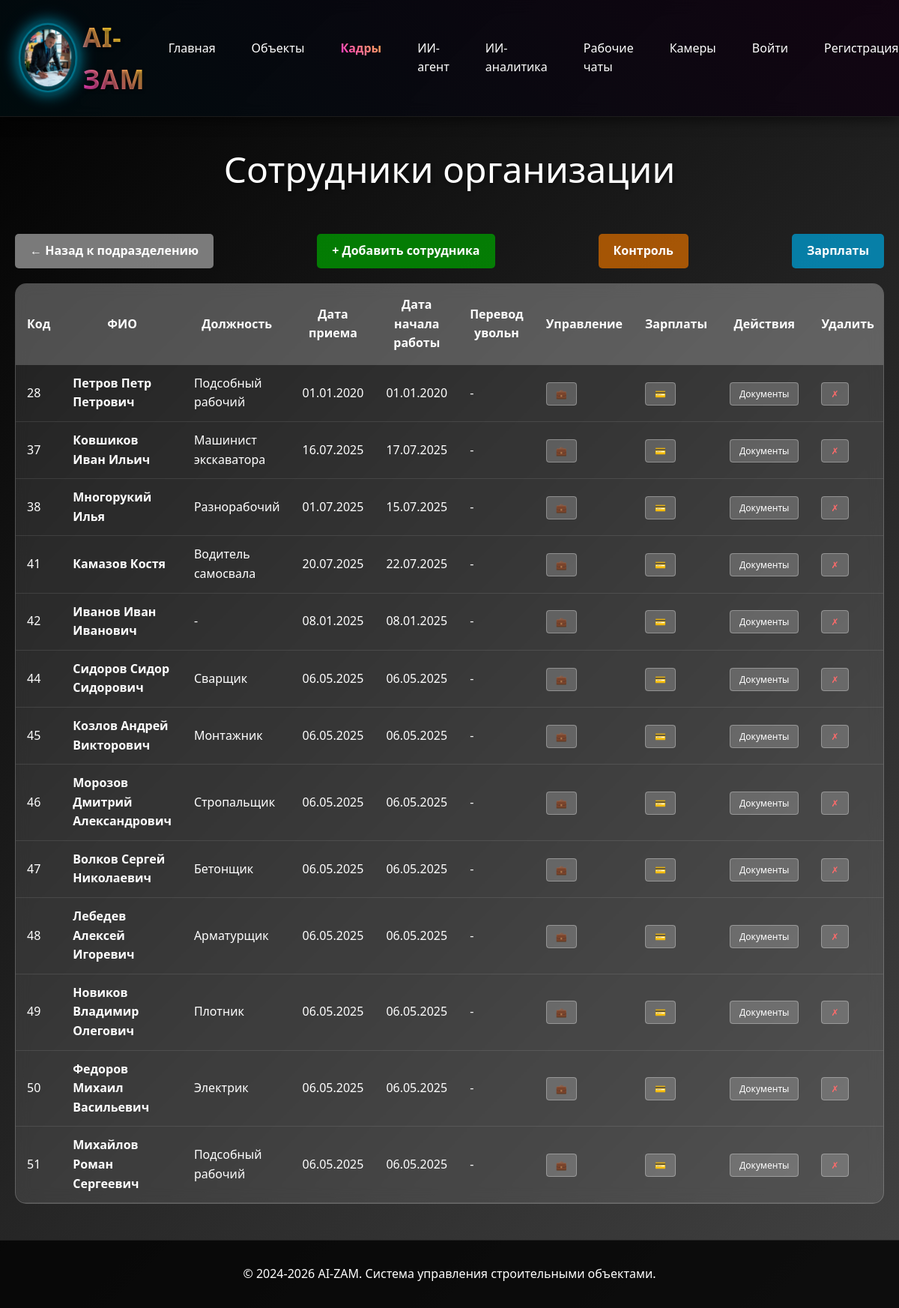
/sotrudniki/, run on the app's committed database.
### sotrudniki/models.py (models this page shows, shortened)
class Sotrudnik(models.Model):
    POL_CHOICES = [
        ('мужской', 'Мужской'),
        ('женский', 'Женский'),
    ]
    organizaciya = models.ForeignKey(
        Organizaciya,
        on_delete=models.CASCADE,
        verbose_name="Организация",
        related_name="sotrudniki",
        null=True,
        blank=True
    )
    fio = models.CharField(max_length=300, verbose_name="ФИО")
    data_rozhdeniya = models.DateField(verbose_name="Дата рождения")
    pol = models.CharField(
        max_length=10,
        choices=POL_CHOICES,
        verbose_name="Пол",
        null=True,
        blank=True
    )
    razmer_odezhdy = models.CharField(
        max_length=10,
        default="50-52",
        verbose_name="Размер одежды"
    )
    razmer_obuvi = models.CharField(
        max_length=5,
        default="43",
        verbose_name="Размер обуви"
    )
    razmer_golovnogo_ubora = models.CharField(
        max_length=5,
        default="55",
        verbose_name="Размер головного убора"
    )
    specialnost = models.ForeignKey(
        Specialnost,
        on_delete=models.SET_NULL,
        null=True,
        blank=True,
        verbose_name="Специальность"
    )
    podrazdelenie = models.ForeignKey(
        Podrazdelenie,
        on_delete=models.SET_NULL,
        null=True,
        blank=True,
        verbose_name="Подразделение"
    )
    data_priema = models.DateField(verbose_name="Дата приема")
    data_nachala_raboty = models.DateField(verbose_name="Дата начала работы")
    bazovoe_obuchenie = models.BooleanField(default=True, verbose_name="Базовое обучение")
    obuchenie_na_predpriyatii = models.BooleanField(default=True, verbose_name="Обучение на предприятии")
    med_osvidetelstvovanie = models.BooleanField(default=True, verbose_name="Мед.освидетельствование")
    dopusk_k_rabote = models.BooleanField(default=True, verbose_name="Допуск к работе")
    stazhirovka = models.BooleanField(default=True, verbose_name="Стажировка")
    siz = models.BooleanField(default=True, verbose_name="СИЗ")
    class Meta:
        verbose_name = "Сотрудник"
        verbose_name_plural = "Сотрудники"

class Specialnost(models.Model):
    nazvanie = models.CharField(max_length=200, verbose_name="Название специальности")
    kategoriya = models.CharField(max_length=200, verbose_name="Категория", null=True, blank=True)
    class Meta:
        verbose_name = "Специальность"
        verbose_name_plural = "Специальности"
    def __str__(self):
        return self.nazvanie

### sotrudniki/views.py (the view)
# urls.py: path('', views.sotrudniki_list, name='list'),
def sotrudniki_list(request):
    if request.user.is_authenticated:
        from object.models import UserProfile, Objekt
        from django.db.models import Q
        user_profile, created = UserProfile.objects.get_or_create(user=request.user)
        user_organizations = user_profile.organizations.all()
        user_objects = Objekt.objects.filter(
            Q(organizacii__in=user_organizations) | Q(otvetstvennyj__icontains=request.user.get_full_name()),
            is_active=True
        ).distinct()
        sotrudniki = Sotrudnik.objects.select_related('organizaciya', 'specialnost', 'podrazdelenie').filter(
            objekty_work__in=user_objects,
            organizaciya__is_active=True
        ).distinct()
    else:
        from object.models import Objekt
        demo_objects = Objekt.objects.filter(demo=True, is_active=True)
        sotrudniki = Sotrudnik.objects.select_related('organizaciya', 'specialnost', 'podrazdelenie').filter(
            objekty_work__in=demo_objects
        ).distinct()
    podrazdelenie_id = request.GET.get('podrazdelenie')
    if podrazdelenie_id:
        sotrudniki = sotrudniki.filter(podrazdelenie_id=podrazdelenie_id)
    return render(request, 'sotrudniki/list.html', {'sotrudniki': sotrudniki})

### sotrudniki/templates/sotrudniki/list.html (shortened to what this page needs)
{% extends 'base/base.html' %}
{% block content %}
<div class="page-title">Сотрудники организации</div>
<div style="margin-bottom: 20px; display: flex; justify-content: space-between; align-items: center;">
    <a href="/kadry/"
        style="background: rgba(150, 150, 150, 0.8); color: white; padding: 10px 20px; text-decoration: none; border-radius: 5px; font-weight: bold;">
        ← Назад к подразделению
    </a>
    <a href="{% url 'sotrudniki:add' %}{% if request.GET.podrazdelenie %}?podrazdelenie={{ request.GET.podrazdelenie }}{% endif %}"
        style="background: rgba(0, 150, 0, 0.8); color: white; padding: 10px 20px; text-decoration: none; border-radius: 5px; font-weight: bold;">
        + Добавить сотрудника
    </a>
    <a href="{% url 'sotrudniki:control' %}"
        style="background: rgba(200, 100, 0, 0.8); color: white; padding: 10px 20px; text-decoration: none; border-radius: 5px; font-weight: bold;">
        Контроль
    </a>
    <a href="{% url 'sotrudniki:salaries_list' %}"
        style="background: rgba(0, 150, 200, 0.8); color: white; padding: 10px 20px; text-decoration: none; border-radius: 5px; font-weight: bold;">
        Зарплаты
    </a>
</div>
<div class="employees-table">
    <table>
        <thead>
            <tr>
                <th>Код</th>
                <th>ФИО</th>
                <th>Должность</th>
                <th>Дата<br>приема</th>
                <th>Дата начала<br>работы</th>
                <th>Перевод<br>увольн</th>
                <th>Управление</th>
                <th>Зарплаты</th>
                <th>Действия</th>
                <th>Удалить</th>
            </tr>
        </thead>
        <tbody>
            {% for sotrudnik in sotrudniki %}
            <tr>
                <td>{{ sotrudnik.id }}</td>
                <td><a href="{% url 'sotrudniki:detail' sotrudnik.pk %}"
                        style="text-decoration: none; color: white; font-weight: bold;">{{ sotrudnik.fio }}</a></td>
                <td>{{ sotrudnik.specialnost|default:"-" }}</td>
                <td>{{ sotrudnik.data_priema|date:"d.m.Y" }}</td>
                <td>{{ sotrudnik.data_nachala_raboty|date:"d.m.Y" }}</td>
                <td>-</td>
                <td>
                    <a href="{% url 'sotrudniki:documents' sotrudnik.pk %}" class="btn-detail">💼</a>
                </td>
                <td>
                    <a href="{% url 'sotrudniki:sotrudnik_salary' sotrudnik.pk %}" class="btn-detail">💳</a>
                </td>
                <td>
                    <a href="{% url 'sotrudniki:detail' sotrudnik.pk %}" class="btn-detail">Документы</a>
                </td>
                <td>
                    <a href="{% url 'sotrudniki:delete' sotrudnik.pk %}" class="btn-detail" style="color: #ff6b6b;" onclick="return confirm('Удалить сотрудника {{ sotrudnik.fio }}?')">✗</a>
                </td>
            </tr>
            {% empty %}
            <tr>
                <td colspan="10" style="text-align: center; color: rgba(255, 255, 255, 0.7);">Нет сотрудников</td>
            </tr>
            {% endfor %}
        </tbody>
    </table>
</div>
{% endblock %}

### data on the page
Sotrudnik: id "28", fio "Петров Петр Петрович", specialnost "Подсобный рабочий", data_priema "01.01.2020", data_nachala_raboty "01.01.2020"
Sotrudnik: id "37", fio "Ковшиков Иван Ильич", specialnost "Машинист экскаватора", data_priema "16.07.2025", data_nachala_raboty "17.07.2025"
Sotrudnik: id "38", fio "Многорукий Илья", specialnost "Разнорабочий", data_priema "01.07.2025", data_nachala_raboty "15.07.2025"
Sotrudnik: id "41", fio "Камазов Костя", specialnost "Водитель самосвала", data_priema "20.07.2025", data_nachala_raboty "22.07.2025"
Sotrudnik: id "42", fio "Иванов Иван Иванович", specialnost "-", data_priema "08.01.2025", data_nachala_raboty "08.01.2025"
Sotrudnik: id "44", fio "Сидоров Сидор Сидорович", specialnost "Сварщик", data_priema "06.05.2025", data_nachala_raboty "06.05.2025"
Sotrudnik: id "45", fio "Козлов Андрей Викторович", specialnost "Монтажник", data_priema "06.05.2025", data_nachala_raboty "06.05.2025"
Sotrudnik: id "46", fio "Морозов Дмитрий Александрович", specialnost "Стропальщик", data_priema "06.05.2025", data_nachala_raboty "06.05.2025"
Sotrudnik: id "47", fio "Волков Сергей Николаевич", specialnost "Бетонщик", data_priema "06.05.2025", data_nachala_raboty "06.05.2025"
Sotrudnik: id "48", fio "Лебедев Алексей Игоревич", specialnost "Арматурщик", data_priema "06.05.2025", data_nachala_raboty "06.05.2025"
Sotrudnik: id "49", fio "Новиков Владимир Олегович", specialnost "Плотник", data_priema "06.05.2025", data_nachala_raboty "06.05.2025"
Sotrudnik: id "50", fio "Федоров Михаил Васильевич", specialnost "Электрик", data_priema "06.05.2025", data_nachala_raboty "06.05.2025"
Sotrudnik: id "51", fio "Михайлов Роман Сергеевич", specialnost "Подсобный рабочий", data_priema "06.05.2025", data_nachala_raboty "06.05.2025"
